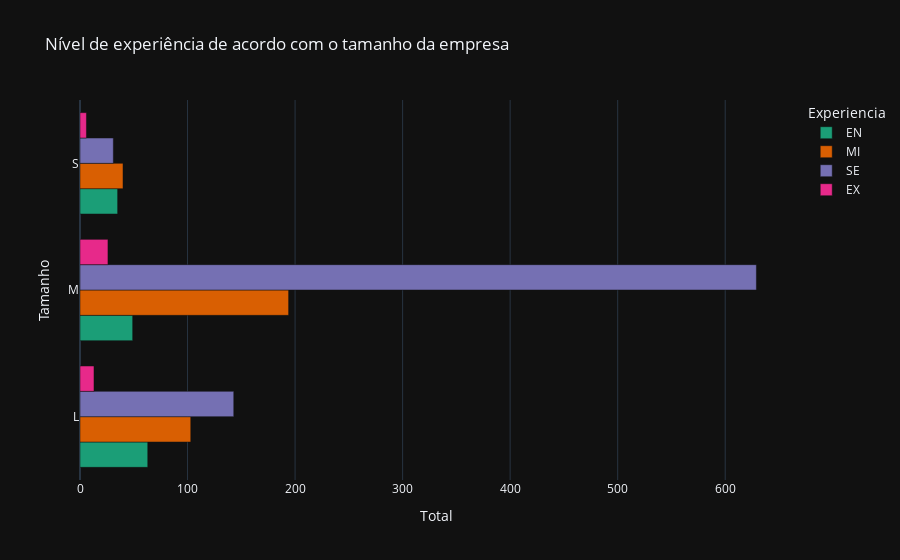

Notebook cell for this chart:
### Markdown cell above
Objetivo - A finalidade deste gráfico é apresentar o nível de experiência dos empregados: Júnior(EN), Intermediário(MI), Sênior(SE) e Executivo/Diretor(EX); de acordo com o tamanho da empresa: Grande(L), Média(M) e Pequena(S).

### Code cell
lista_experiencia = df.experience_level.values.tolist()

lista_tamanho = df.company_size.values.tolist()

def contar(experiencia, tamanho, lista_experiencia, lista_tamanho):
    count = 0
    for i in range(len(lista_tamanho)):
        if((lista_tamanho[i] == tamanho) and (lista_experiencia[i] == experiencia)):
            count += 1
    return count

experiencias = ['EN', 'MI', 'SE', 'EX']
tamanhos = ['L', 'M', 'S']
dt = pd.DataFrame(columns=['Experiencia', 'Tamanho', 'Total'])

for tamanho in tamanhos:
    for experiencia in experiencias:
        valor = contar(experiencia, tamanho, lista_experiencia, lista_tamanho)
        dt = pd.concat([dt, pd.DataFrame({'Experiencia': [experiencia], 'Tamanho': [tamanho], 
        'Total': [valor]})], ignore_index=True)

fig1 = px.bar(dt, x='Total', y='Tamanho', color ='Experiencia', barmode ='group' ,orientation='h', 
title = "Nível de experiência de acordo com o tamanho da empresa",
color_discrete_sequence=  px.colors.qualitative.Dark2 , template= 'plotly_dark',)
fig1.show()

### Figure 1 — Plotly figure (JSON) as saved in the notebook; plotly's stock layout.template omitted (floating-point values rounded to 4 significant figures)
{"data": [{"alignmentgroup": "True", "hovertemplate": "Experiencia=EN<br>Total=%{x}<br>Tamanho=%{y}<extra></extra>", "legendgroup": "EN", "marker": {"color": "rgb(27,158,119)", "pattern": {"shape": ""}}, "name": "EN", "offsetgroup": "EN", "orientation": "h", "showlegend": true, "textposition": "auto", "type": "bar", "x": [63, 49, 35], "xaxis": "x", "y": ["L", "M", "S"], "yaxis": "y"}, {"alignmentgroup": "True", "hovertemplate": "Experiencia=MI<br>Total=%{x}<br>Tamanho=%{y}<extra></extra>", "legendgroup": "MI", "marker": {"color": "rgb(217,95,2)", "pattern": {"shape": ""}}, "name": "MI", "offsetgroup": "MI", "orientation": "h", "showlegend": true, "textposition": "auto", "type": "bar", "x": [103, 194, 40], "xaxis": "x", "y": ["L", "M", "S"], "yaxis": "y"}, {"alignmentgroup": "True", "hovertemplate": "Experiencia=SE<br>Total=%{x}<br>Tamanho=%{y}<extra></extra>", "legendgroup": "SE", "marker": {"color": "rgb(117,112,179)", "pattern": {"shape": ""}}, "name": "SE", "offsetgroup": "SE", "orientation": "h", "showlegend": true, "textposition": "auto", "type": "bar", "x": [143, 629, 31], "xaxis": "x", "y": ["L", "M", "S"], "yaxis": "y"}, {"alignmentgroup": "True", "hovertemplate": "Experiencia=EX<br>Total=%{x}<br>Tamanho=%{y}<extra></extra>", "legendgroup": "EX", "marker": {"color": "rgb(231,41,138)", "pattern": {"shape": ""}}, "name": "EX", "offsetgroup": "EX", "orientation": "h", "showlegend": true, "textposition": "auto", "type": "bar", "x": [13, 26, 6], "xaxis": "x", "y": ["L", "M", "S"], "yaxis": "y"}], "layout": {"barmode": "group", "legend": {"title": {"text": "Experiencia"}, "tracegroupgap": 0}, "title": {"text": "Nível de experiência de acordo com o tamanho da empresa"}, "xaxis": {"anchor": "y", "domain": [0, 1], "title": {"text": "Total"}}, "yaxis": {"anchor": "x", "domain": [0, 1], "title": {"text": "Tamanho"}}}}
